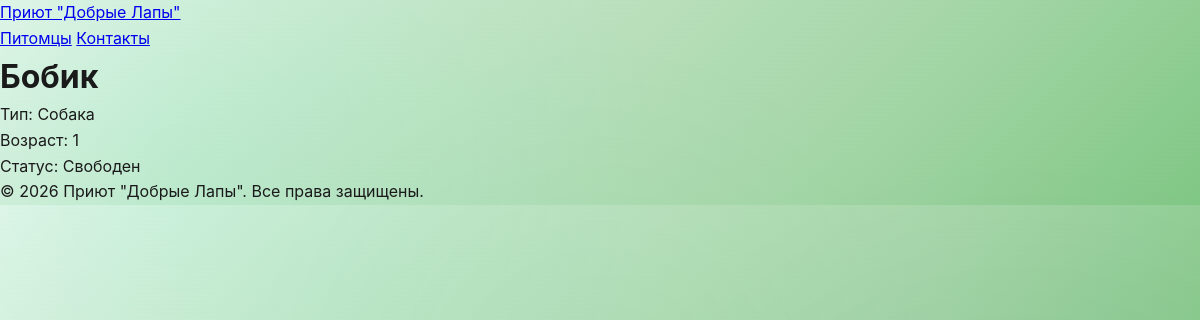
Page /api/animal/1/ on the committed database.
### shelter/models.py (models this page shows, shortened)
class Animal(models.Model):
    STATUS = [('free','Свободен'),('booked','Забронирован')]
    name = models.CharField(max_length=100)
    type = models.CharField(max_length=50)
    age = models.IntegerField()
    status = models.CharField(max_length=10, choices=STATUS, default='free')

### shelter/views.py (the view)
# urls.py: path('animal/<int:pk>/', animal_detail, name='animal_detail'),
def animal_detail(request, pk):
    animal = get_object_or_404(Animal, pk=pk)
    return render(request, 'shelter/animal_detail.html', {
        'animal': animal
    })

### shelter/templates/shelter/animal_detail.html (shortened to what this page needs)
{% extends 'shelter/base.html' %}
{% block content %}
<div class="container mx-auto px-4 py-12">
    <h1 class="text-4xl font-bold mb-4">{{ animal.name }}</h1>
    <p>Тип: {{ animal.type }}</p>
    <p>Возраст: {{ animal.age }}</p>
    <p>Статус: {{ animal.get_status_display }}</p>
</div>
{% endblock %}

### shelter/static/shelter/css/style.css (style rules this page uses)
:root { --forest-dark: #1a4d2e; --forest-main: #2d7a4f; --leaf-bright: #4ecca3; --mint-fresh: #7df9c0; --sage-light: #e8f5e9; --neon-cyan: #00ffc6; --neon-violet: #a855f7; --neon-blue: #3b82f6; --neon-pink: #ec4899; --electric-lime: #84ff00; --gradient-nature: linear-gradient(135deg, #1a4d2e 0%, #4ecca3 100%); --gradient-cyber: linear-gradient(135deg, #00ffc6 0%, #a855f7 50%, #ec4899 100%); --gradient-organic: linear-gradient(120deg, #2d7a4f 0%, #4ecca3 50%, #7df9c0 100%); --gradient-glow: linear-gradient(135deg, #84ff00 0%, #00ffc6 100%); --bg-primary: #0f2027; --bg-card: rgba(255, 255, 255, 0.95); --bg-glass: rgba(255, 255, 255, 0.12); --bg-dark-glass: rgba(26, 77, 46, 0.15); --shadow-soft: 0 4px 20px rgba(29, 122, 79, 0.2); --shadow-medium: 0 8px 32px rgba(29, 122, 79, 0.3); --shadow-strong: 0 15px 50px rgba(29, 122, 79, 0.4); --glow-cyan: 0 0 25px rgba(0, 255, 198, 0.6), 0 0 50px rgba(0, 255, 198, 0.3); --glow-violet: 0 0 25px rgba(168, 85, 247, 0.6), 0 0 50px rgba(168, 85, 247, 0.3); --glow-nature: 0 0 30px rgba(78, 204, 163, 0.5); }
* { margin: 0; padding: 0; box-sizing: border-box; }
body { font-family: 'Space Grotesk', 'Inter', -apple-system, sans-serif; background: linear-gradient(135deg, #e8f5e9 0%, #c8e6c9 30%, #a5d6a7 70%, #81c784 100%); color: #1a1a1a; line-height: 1.6; overflow-x: hidden; position: relative; }
body::before { content: ''; position: fixed; inset: 0; background: radial-gradient(circle at 15% 20%, rgba(0, 255, 198, 0.08), transparent 40%), radial-gradient(circle at 85% 80%, rgba(168, 85, 247, 0.08), transparent 40%), radial-gradient(circle at 50% 50%, rgba(78, 204, 163, 0.05), transparent 50%); z-index: -1; animation: breathe 12s ease-in-out infinite; }
body::after { content: ''; position: fixed; inset: 0; background-image: repeating-linear-gradient(0deg, transparent, transparent 2px, rgba(0, 255, 198, 0.03) 2px, rgba(0, 255, 198, 0.03) 4px); z-index: -1; opacity: 0.3; }

### staticfiles/css/main.e6c13ad2.css (style rules this page uses)
body { -webkit-font-smoothing:antialiased;-moz-osx-font-smoothing:grayscale;font-family:-apple-system,BlinkMacSystemFont,Segoe UI,Roboto,Oxygen,Ubuntu,Cantarell,Fira Sans,Droid Sans,Helvetica Neue,sans-serif;margin:0 }

### rows in the picture
Animal: name "Бобик", type "Собака", age "1", status "Свободен"
